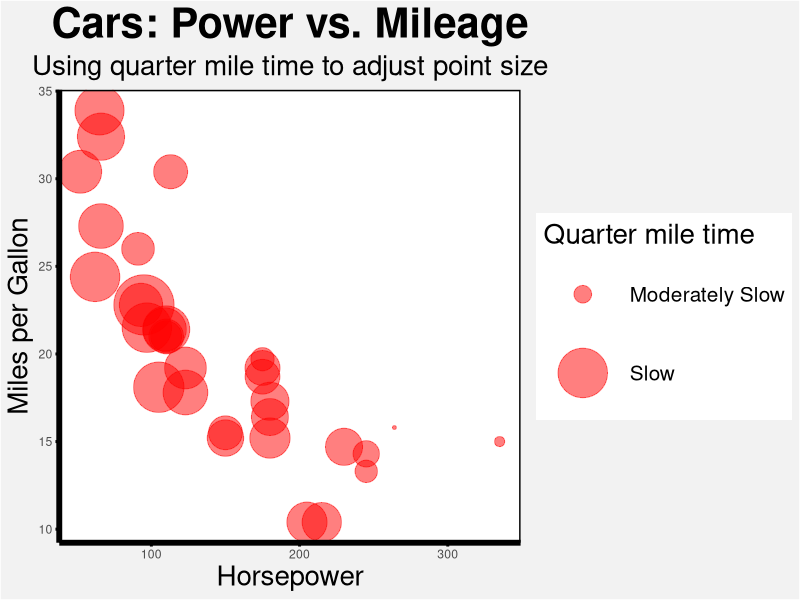
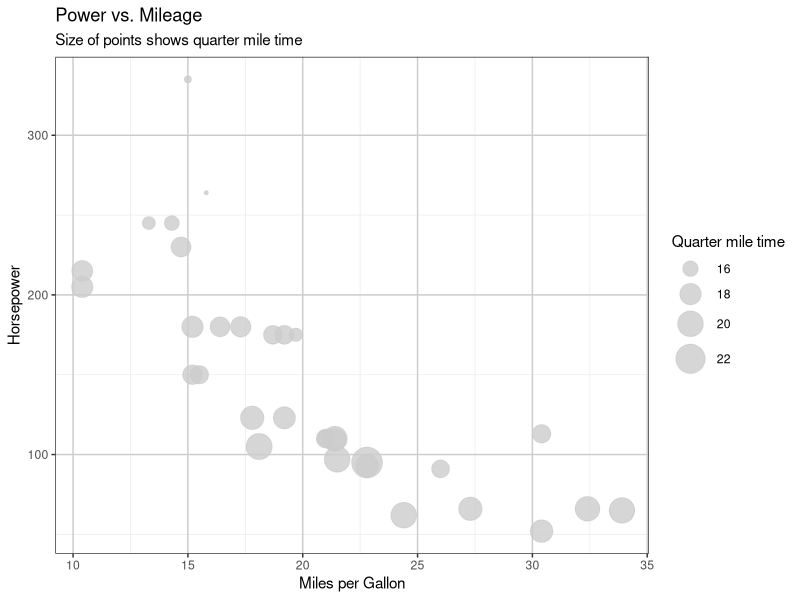
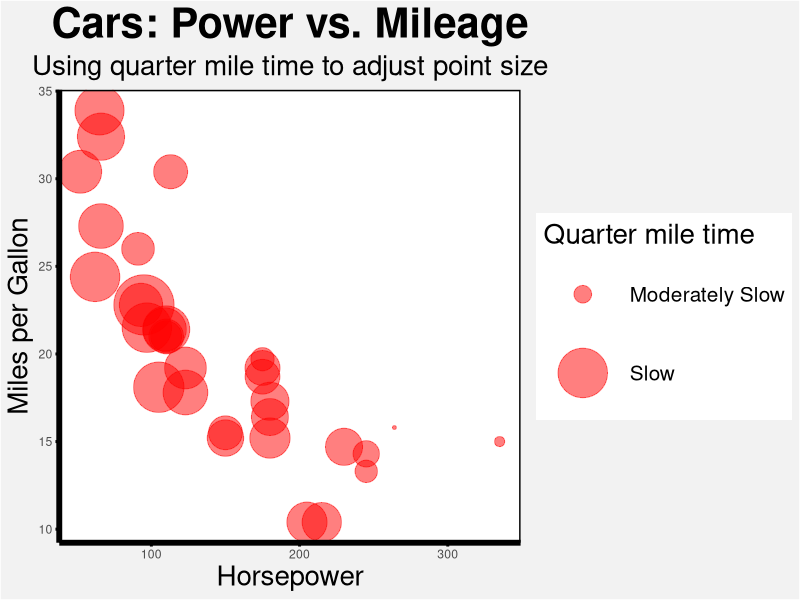
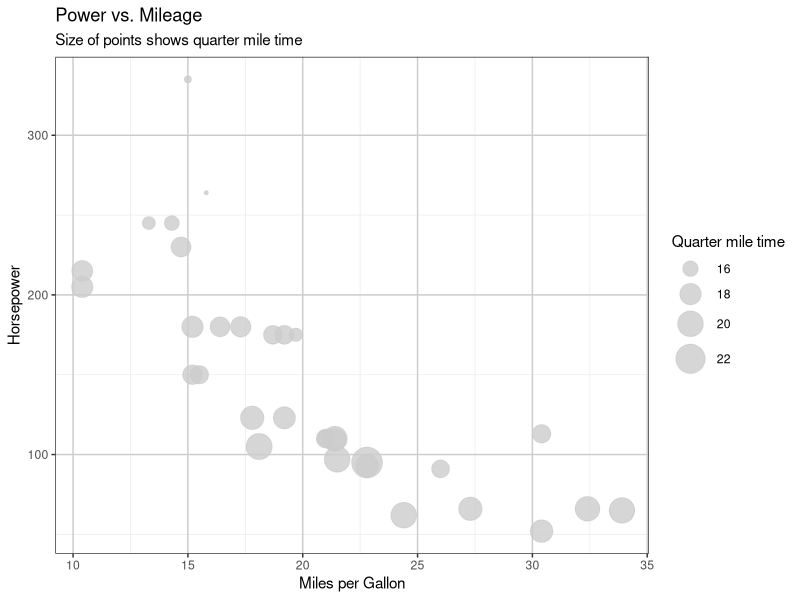

The R script that drew these images, in order:
## ---- chunk 1
knitr::opts_chunk$set(echo = TRUE,
                      message = FALSE,
                      Warning=FALSE,
                      fig.path = "../Output/")
## ---- chunk 2
library(tidyverse)
library(here)
library(ggplot2)
## ---- chunk 3
ggplot(mtcars, aes(x = hp, y = mpg)) +
  geom_point(aes(size = qsec), color = "red", alpha = 0.5) +
  labs(title = "Cars: Power vs. Mileage",
       subtitle = "Using quarter mile time to adjust point size",
       x = "Horsepower",
       y = "Miles per Gallon") +
  scale_size_continuous(name = "Quarter mile time",
                         range = c(1, 20),
                         breaks = seq(0, 20, by = 5),
                         labels = c("Fast", "Moderately Fast", "Moderate", "Moderately Slow", "Slow")) +
  theme_bw() +
  theme(panel.grid = element_blank(),
        axis.line = element_line(size = 2),
        axis.ticks = element_line(size = 1, color = "black"),
        plot.title = element_text(size = 30, face = "bold", hjust = 0.5),
        plot.subtitle = element_text(size = 20, hjust = 0.5),
        axis.title = element_text(size = 20),
        legend.title = element_text(size = 20),
        legend.text = element_text(size = 15),
        legend.key.size = unit(2, "cm"),
        panel.border = element_rect(size = 1, color = "black"),
        panel.background = element_rect(fill = "white"),
        plot.background = element_rect(fill = "gray95"))
        ggsave(here("GoodPlot_BadPlot", "Output", "Badplot.jpg"),
                      width=6, height=5)
               
## ---- chunk 4
ggplot(mtcars, aes(x = mpg, y = hp)) +
  geom_point(aes(size = qsec), color = "gray80", alpha = 0.8) +
  labs(title = "Power vs. Mileage",
       subtitle = "Size of points shows quarter mile time",
       x = "Miles per Gallon",
       y = "Horsepower",
       size = "Quarter mile time") +
  scale_size_continuous(range = c(1, 10),
                         breaks = seq(14, 23, by = 2),
                         labels = seq(14, 23, by = 2)) +
  theme_bw() +
  theme(panel.grid.major = element_line(color = "gray80"))
     ggsave(here("GoodPlot_BadPlot", "Output", "Goodplot.jpg"),
                       width=6, height=5)
               
